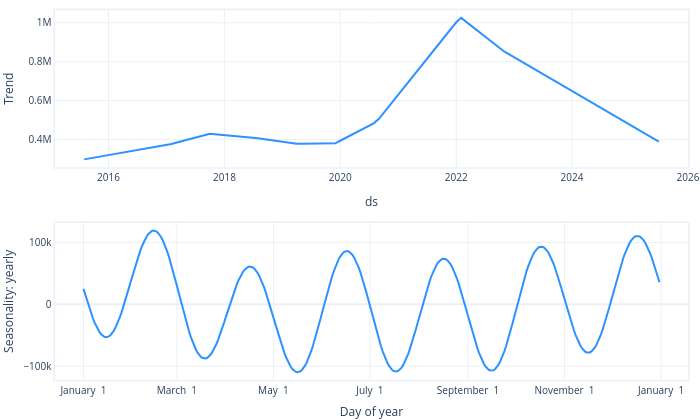

Notebook code cell kept with this figure:
### Code cell
m2.plot_parameters(components=['trend', 'seasonality'])
